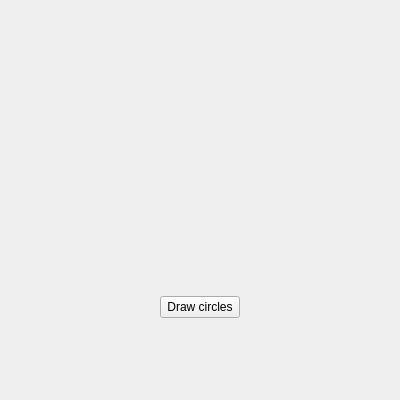
<?xml version="1.0" encoding="UTF-8"?>
<ui version="4.0">
 <class>Circles</class>
 <widget class="QWidget" name="Circles">
  <property name="geometry">
   <rect>
    <x>0</x>
    <y>0</y>
    <width>400</width>
    <height>400</height>
   </rect>
  </property>
  <property name="windowTitle">
   <string>Circles</string>
  </property>
  <layout class="QVBoxLayout" name="verticalLayout" stretch="4,0,1">
   <item>
    <spacer name="verticalSpacer">
     <property name="orientation">
      <enum>Qt::Vertical</enum>
     </property>
     <property name="sizeType">
      <enum>QSizePolicy::Expanding</enum>
     </property>
    </spacer>
   </item>
   <item alignment="Qt::AlignHCenter">
    <widget class="QPushButton" name="draw_circles">
     <property name="text">
      <string>Draw circles</string>
     </property>
    </widget>
   </item>
   <item>
    <spacer name="verticalSpacer_2">
     <property name="orientation">
      <enum>Qt::Vertical</enum>
     </property>
     <property name="sizeHint" stdset="0">
      <size>
       <width>0</width>
       <height>0</height>
      </size>
     </property>
    </spacer>
   </item>
  </layout>
 </widget>
 <resources/>
 <connections/>
</ui>
